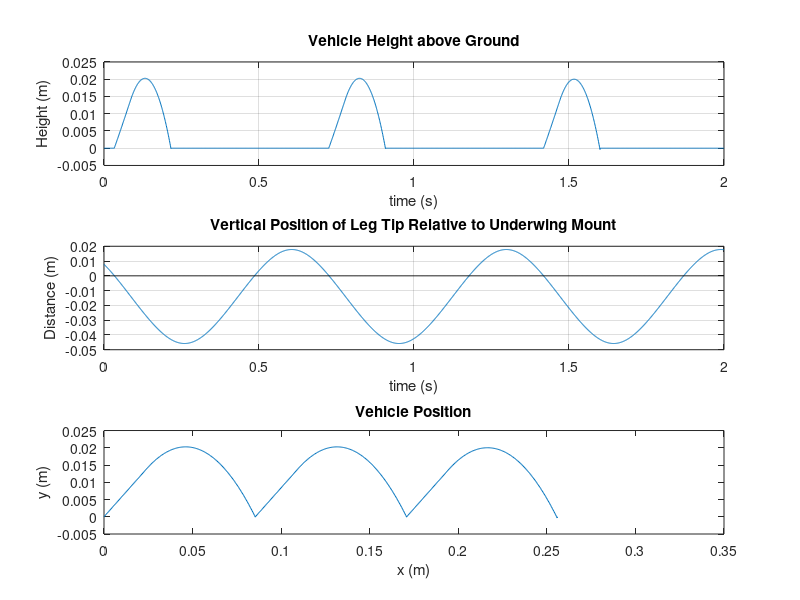
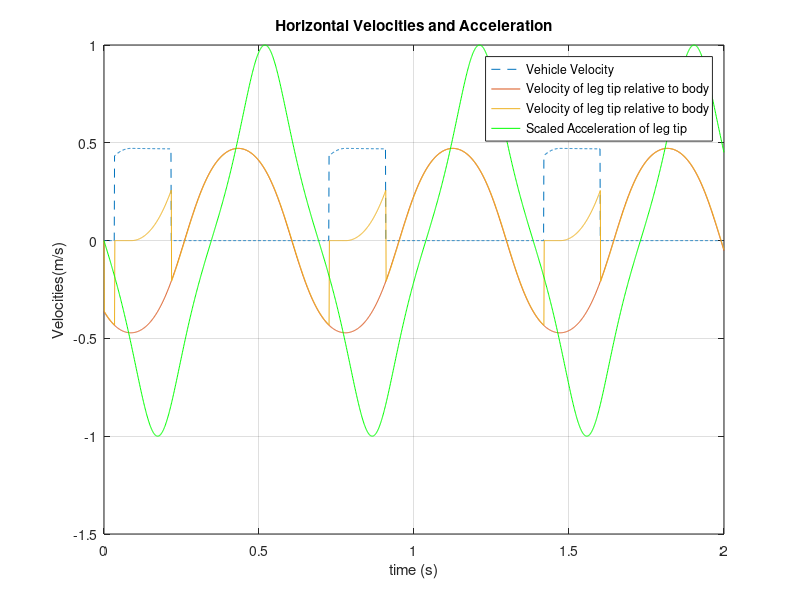

These charts were generated, in order, by the following MATLAB code:
%Skate modeling script
clc;clear;close all;
load SWliftdragdata.mat
load relativetipmotion.mat

%assumptions
%no friction force from tail during glide phase
%y reference starts at height of mount at rest. all references from
%assume constant angle of attack for now
%assume no vertical drag
%assume launch speed of vehicle = max speed of tip of leg
%only forces during launch are from leg

%skate constant values
gravity=-9.81;                                  %acceleration due to gravity (m/s^2)
dwater=1000;                                    %Density of water (kg/m^3)
vehvoleng=632.88;                               %displacement of the vehicle (in^3)
vehvolmet=vehvoleng*1.6387*10^-5;               %displacement of vehicle(m^3)
buoyforce=-vehvolmet*dwater*gravity;            %buoyant force on vehicle
totalmass=25.77;                                 %total mass of vehicle in kg
gravforce=totalmass*gravity;

%assuming constant angle of attack
AoA=7;  %angle of attack
Fl1=interp1(SWdatastruct.AoA.data,SWdatastruct.lift.data,AoA,'linear','extrap'); %lift force at one BL/s at current AoA
Fd1=interp1(SWdatastruct.AoA.data,SWdatastruct.drag.data,AoA,'linear','extrap'); %drag force at one BL/s at current AoA
V1=.7112*cosd(AoA); %horizontal velocity of flow test (m/s)

%more constants
MS=147000;               %motor speed (cnts/s)
revcnt=101750;          %1 revolution in cnts
omega=2*pi*MS/revcnt;   %motor speed in rad/s
R2=.0254;               %radius of center of exterior wheel to connection, 1inch in m
B=0.04572;              %length from lower leg mount to joint (1.8in in m)
C=0.10795;              %length from lower leg mount to tip of foot (4.25in in m)
T=2*pi/omega;           %period of leg
t2=0:.001:T;            %time vector for launch speed calculation
alphaleg=23+AoA;                    %angle of leg plane(degrees)
legangletravel=1.1781;              %total travel length of leg in radians
tiptravel=legangletravel*C;
tiptravelx=tiptravel*cosd(alphaleg);
tiptravely=tiptravel*sind(alphaleg);

%% simulation
dt=.001;                     %time step
time=0:dt:2;            %time vector (s)
%initial conditions
i=0;
x=0;
y=0;
Vx=0;
Vy=0;
Ax=0;
Ay=0;
Vtipx=0;
Vtipy=0;
theta=-33.749*pi/180;
thetadot=0;
thetadoubledot=0;
Vxrelative=Vx+Vtipx;
phase=0;

%initialize save variables
xsave=[x];
ysave=[y];
Vxsave=[Vx];
Vysave=[Vy];
Axsave=[Ax];
Aysave=[Ay];
Vtipxsave=[Vtipx];
Vtipysave=[Vtipy];
Vxrelativesave=[Vxrelative];
thetasave=[theta];
thetadotsave=[thetadot];
thetadoubledotsave=[thetadoubledot];
phasesave=[phase];
Tipysave=[];

maxtipy=.0373;



while i<length(time)
    i=i+1;
    t=time(i);
    
    %velocity of tip relative to ground
    Vxrelative= Vx+Vtipx;
    Vyrelative= Vy+Vtipy;
    
    %to start the leg forward with zero speed at time t=0
    phaseshift=-pi/4;
    
    %angle of leg about lower leg mount
    theta=asin(R2/B*sin(omega*t+phaseshift));
    
    %rotational speed of leg
    thetadot=(R2*omega*cos(omega*t+phaseshift))./(B*sqrt(1-(R2/B)^2*sin(omega*t+phaseshift).^2));
    
    %radial accleration
    thetadoubledot=(R2^3*omega^2*sin(omega*t)*cos(omega*t)^2)/...
        (B^3*(1-(R2^2*(sin(omega*t))^2/B^2))^(3/2))-(R2*omega^2*sin(omega*t))/...
        (B*sqrt(1-(R2^2*(sin(omega*t))^2)/B^2));
    
    %velocity of the tip of the leg relative to the body
    Vtip=-thetadot*C;
    Vtipx=cosd(alphaleg)*Vtip;                              %x component of tip velocity
    Vtipy=sind(alphaleg)*Vtip;                              %y component of tip velocity
    

    %position of leg in y direction
    Tipy=-sind(alphaleg)*((theta)*C)-0.014;
    %----------------------------------------
    %note:linear approximation of motion of leg. could be improved by using
    %exact motion calculations or interpolating from data set of tip
    %profile
    %-----------------------------
    
    %if height of cg is 
    if y<=(-Tipy) && Vxrelative<=0 && thetadoubledot<0 && theta<0
        Vx=-Vtipx;
        Vy=-Vtipy;
        Ax=cosd(alphaleg)*(C*thetadoubledot);
        Ay=sind(alphaleg)*(C*thetadoubledot);
        x=x+Vx*dt;
        y=y+Vy*dt;
        phase=1;
        
    elseif y>0
        % Skate is gliding%%%%%%%%%%%%%%%%%%
        % forces
        liftforce= Vx^2*Fl1/V1^2;  %lift force at current speed
        vertFd=0;                  %vertical drag force. assumed to be zero
        horizFd=-Vx^2*Fd1/V1^2;
        
        %accelerations
        Ax=(horizFd/totalmass);                              %horizontal acceleration
        Ay=(buoyforce+gravforce+vertFd+liftforce)/totalmass; %vertical acceleration
        
        %update variables
        Vx=Vx+Ax*dt;
        Vy=Vy+Ay*dt;
        x=x+Vx*dt;
        y=y+Vy*dt;
        phase=2;
    else
        phase=0;
        y=0;
        Vx=0;
        Vy=0;
    end
    
    %save variables
    xsave=[xsave,x];
    ysave=[ysave,y];
    Vxsave=[Vxsave,Vx];
    Vysave=[Vysave,Vy];
    Axsave=[Axsave,Ax];
    Aysave=[Aysave,Ay];
    Vtipxsave=[Vtipxsave,Vtipx];
    Vtipysave=[Vtipysave,Vtipy];
    Vxrelativesave=[Vxrelativesave,Vxrelative];
    thetasave=[thetasave,theta];
    thetadotsave=[thetadotsave,thetadot];
    thetadoubledotsave=[thetadoubledotsave,thetadoubledot];
    phasesave=[phasesave,phase];
    Tipysave=[Tipysave,Tipy];
end


xtravel=xsave(end);
averagespeed=xtravel/time(end)
xsaveeng=39.37*xsave;
ysaveeng=39.37*ysave;


%% Plots
suba=3;

subplot(suba,1,1)
plot(time,ysave(2:end))
hold on
tipreach=-min(Tipysave);
% plot(time,tipreach,'k--')

title('Vehicle Height above Ground')
xlabel('time (s)')
ylabel('Height (m)')
grid on


subplot(suba,1,2)
% plot(time,Vysave(2:end))
% title('Vertical velocities')
% ylabel('Velocity (m)')
plot(time,Tipysave)
hold on
plot(time,zeros(size(time)),'k');
xlabel('time (s)')
ylabel('Distance (m)')
title('Vertical Position of Leg Tip Relative to Underwing Mount');
grid on


subplot(suba,1,3)
plot(xsave,ysave)
xlabel('x (m)')
ylabel('y (m)')
title('Vehicle Position')

% subplot(suba,1,4)
% title('1=launch phase, 2=glide phase')
% plot(time,phasesave(2:end))

% figure
% subplot(2,1,1)
% title('Accelerations')
% plot(time,Aysave(2:end))
% xlabel('time (s)')
% ylabel('acceleration (m/s^2)')
% legend('Y direction')
%
% subplot(2,1,2)
% title('thetas')
% plot(time,thetasave(2:end),time,thetadotsave(2:end),time,thetadoubledotsave(2:end))
% hold on
% plot(time,zeros(size(time)),'k')
% xlabel('time')
% ylabel('rad or rad/s')
% legend('theta','thetadot','thetadoubledot')
%
figure
plot(time,Vxsave(2:end),'--',time,Vtipxsave(2:end),'-',time,Vxrelativesave(2:end),time,thetadoubledotsave(2:end)/max(thetadoubledotsave),'g','markersize',.5)
title('Horizontal Velocities and Acceleration')
hold on
%plot([time(1),time(2*floor(length(time)/10)),time(5*floor(length(time)/10)),time(8*floor(length(time)/10)),time(end)],zeros(5),'.k')
xlabel('time (s)')
ylabel('Velocities(m/s)')
legend('Vehicle Velocity','Velocity of leg tip relative to body','Velocity of leg tip relative to body','Scaled Acceleration of leg tip')
grid on




